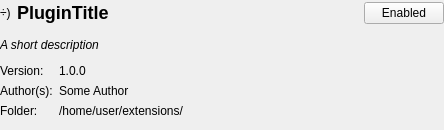
<?xml version="1.0" encoding="UTF-8"?>
<ui version="4.0">
 <class>Form</class>
 <widget class="QWidget" name="Form">
  <property name="geometry">
   <rect>
    <x>0</x>
    <y>0</y>
    <width>444</width>
    <height>130</height>
   </rect>
  </property>
  <property name="windowTitle">
   <string>Form</string>
  </property>
  <layout class="QVBoxLayout" name="verticalLayout">
   <property name="leftMargin">
    <number>0</number>
   </property>
   <property name="topMargin">
    <number>0</number>
   </property>
   <property name="rightMargin">
    <number>0</number>
   </property>
   <property name="bottomMargin">
    <number>12</number>
   </property>
   <item>
    <widget class="QWidget" name="widget_2" native="true">
     <layout class="QHBoxLayout" name="horizontalLayout">
      <property name="leftMargin">
       <number>0</number>
      </property>
      <property name="topMargin">
       <number>0</number>
      </property>
      <property name="rightMargin">
       <number>0</number>
      </property>
      <property name="bottomMargin">
       <number>0</number>
      </property>
      <item>
       <widget class="QLabel" name="icon">
        <property name="sizePolicy">
         <sizepolicy hsizetype="Fixed" vsizetype="Preferred">
          <horstretch>0</horstretch>
          <verstretch>0</verstretch>
         </sizepolicy>
        </property>
        <property name="text">
         <string>÷)</string>
        </property>
       </widget>
      </item>
      <item>
       <widget class="QLabel" name="title">
        <property name="text">
         <string>&lt;h2&gt;PluginTitle&lt;/h2&gt;</string>
        </property>
       </widget>
      </item>
      <item>
       <widget class="QPushButton" name="toggle">
        <property name="sizePolicy">
         <sizepolicy hsizetype="Fixed" vsizetype="Fixed">
          <horstretch>0</horstretch>
          <verstretch>0</verstretch>
         </sizepolicy>
        </property>
        <property name="text">
         <string>Enabled</string>
        </property>
        <property name="checkable">
         <bool>true</bool>
        </property>
       </widget>
      </item>
     </layout>
    </widget>
   </item>
   <item>
    <widget class="QLabel" name="description">
     <property name="font">
      <font>
       <italic>true</italic>
      </font>
     </property>
     <property name="text">
      <string>A short description</string>
     </property>
     <property name="wordWrap">
      <bool>true</bool>
     </property>
    </widget>
   </item>
   <item>
    <widget class="QWidget" name="widget" native="true">
     <layout class="QFormLayout" name="formLayout">
      <property name="leftMargin">
       <number>0</number>
      </property>
      <property name="topMargin">
       <number>0</number>
      </property>
      <property name="rightMargin">
       <number>0</number>
      </property>
      <property name="bottomMargin">
       <number>0</number>
      </property>
      <item row="0" column="0">
       <widget class="QLabel" name="label_version">
        <property name="text">
         <string>Version:</string>
        </property>
       </widget>
      </item>
      <item row="0" column="1">
       <widget class="QLabel" name="version">
        <property name="text">
         <string>1.0.0</string>
        </property>
       </widget>
      </item>
      <item row="1" column="0">
       <widget class="QLabel" name="label_author">
        <property name="text">
         <string>Author(s):</string>
        </property>
       </widget>
      </item>
      <item row="1" column="1">
       <widget class="QLabel" name="author">
        <property name="text">
         <string>Some Author</string>
        </property>
        <property name="wordWrap">
         <bool>true</bool>
        </property>
       </widget>
      </item>
      <item row="2" column="0">
       <widget class="QLabel" name="label_folder">
        <property name="text">
         <string>Folder:</string>
        </property>
       </widget>
      </item>
      <item row="2" column="1">
       <widget class="QLabel" name="folder">
        <property name="text">
         <string>/home/user/extensions/</string>
        </property>
        <property name="wordWrap">
         <bool>true</bool>
        </property>
       </widget>
      </item>
     </layout>
    </widget>
   </item>
  </layout>
 </widget>
 <resources/>
 <connections/>
</ui>
